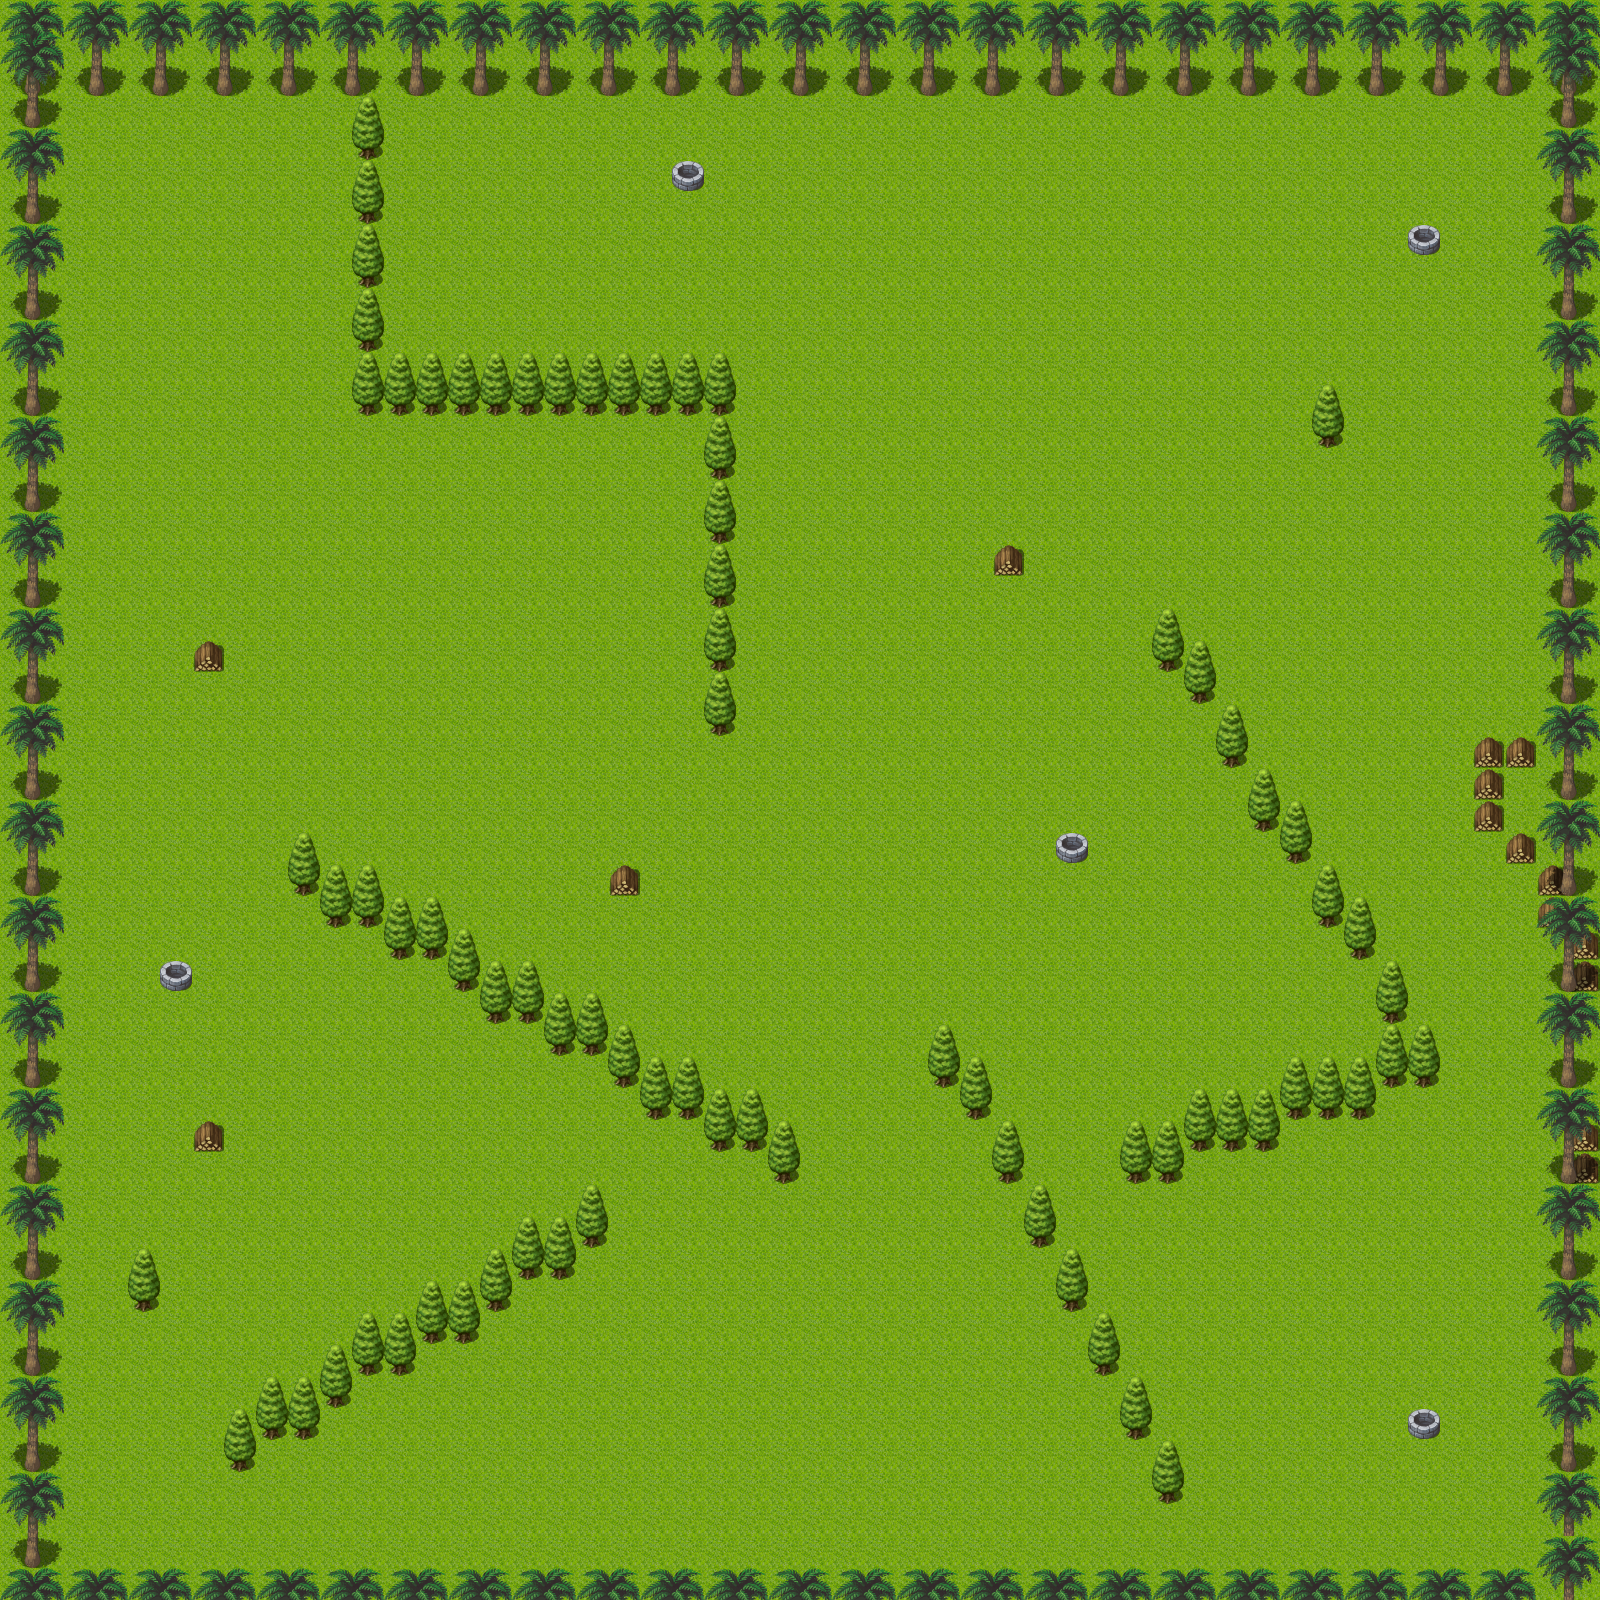

Tiled map render using the project's own tile images. Description and the map definition, with tile-layer contents summarised, below:
An orthogonal 50x50 tile map with 32x32 px tiles, 3 tile layers (ground, obstacles, obstacles2), 1 hidden layer not drawn, 3 tilesets and 26 objects (26x Gold).

<map version="1.0" orientation="orthogonal" width="50" height="50" tilewidth="32" tileheight="32">
 <tileset firstgid="1" name="tiles" tilewidth="32" tileheight="32">
  <image source="tile1.png" width="1024" height="2016" />
 </tileset>
 <tileset firstgid="2017" name="collision" tilewidth="32" tileheight="32">
  <image source="walkable.png" width="32" height="64" />
 </tileset>
 <tileset firstgid="2019" name="Server Objects" tilewidth="32" tileheight="32">
  <image source="server_objects.png" width="32" height="32" />
 </tileset>
 <layer name="ground" width="50" height="50">
  <data>[2500 cells, 2500 non-empty, 1 distinct tile ids]</data>
 </layer>
 <layer name="obstacles" width="50" height="50">
  <data>[2500 cells, 372 non-empty, 10 distinct tile ids]</data>
 </layer>
 <layer name="obstacles2" width="50" height="50">
  <data>[2500 cells, 198 non-empty, 6 distinct tile ids]</data>
 </layer>
 <layer name="collision" width="50" height="50" visible="0">
  <data>[2500 cells, 2304 non-empty, 2 distinct tile ids]</data>
 </layer>
 <objectgroup name="s_collectable" width="50" height="50">
  <object type="Gold" gid="2019" x="96" y="320">
   <properties>
    <property name="value" value="20" />
   </properties>
  </object>
  <object type="Gold" gid="2019" x="641" y="192" />
  <object type="Gold" gid="2019" x="322" y="449" />
  <object type="Gold" gid="2019" x="95" y="417" />
  <object type="Gold" gid="2019" x="191" y="545" />
  <object type="Gold" gid="2019" x="96" y="195" />
  <object type="Gold" gid="2019" x="415" y="257" />
  <object type="Gold" gid="2019" x="413" y="673" />
  <object type="Gold" gid="2019" x="132" y="800" />
  <object type="Gold" gid="2019" x="676" y="834" />
  <object type="Gold" gid="2019" x="862" y="612" />
  <object type="Gold" gid="2019" x="926" y="288" />
  <object type="Gold" gid="2019" x="1344" y="1282" />
  <object type="Gold" gid="2019" x="774" y="1443" />
  <object type="Gold" gid="2019" x="577" y="1504" />
  <object type="Gold" gid="2019" x="95" y="1538" />
  <object type="Gold" gid="2019" x="482" y="1090" />
  <object type="Gold" gid="2019" x="286" y="1213" />
  <object type="Gold" gid="2019" x="933" y="773" />
  <object type="Gold" gid="2019" x="1250" y="258" />
  <object type="Gold" gid="2019" x="1378" y="607" />
  <object type="Gold" gid="2019" x="1313" y="1505" />
  <object type="Gold" gid="2019" x="1217" y="1407" />
  <object type="Gold" gid="2019" x="1120" y="383" />
  <object type="Gold" gid="2019" x="579" y="320" />
  <object type="Gold" gid="2019" x="544" y="612" />
 </objectgroup>
</map>
